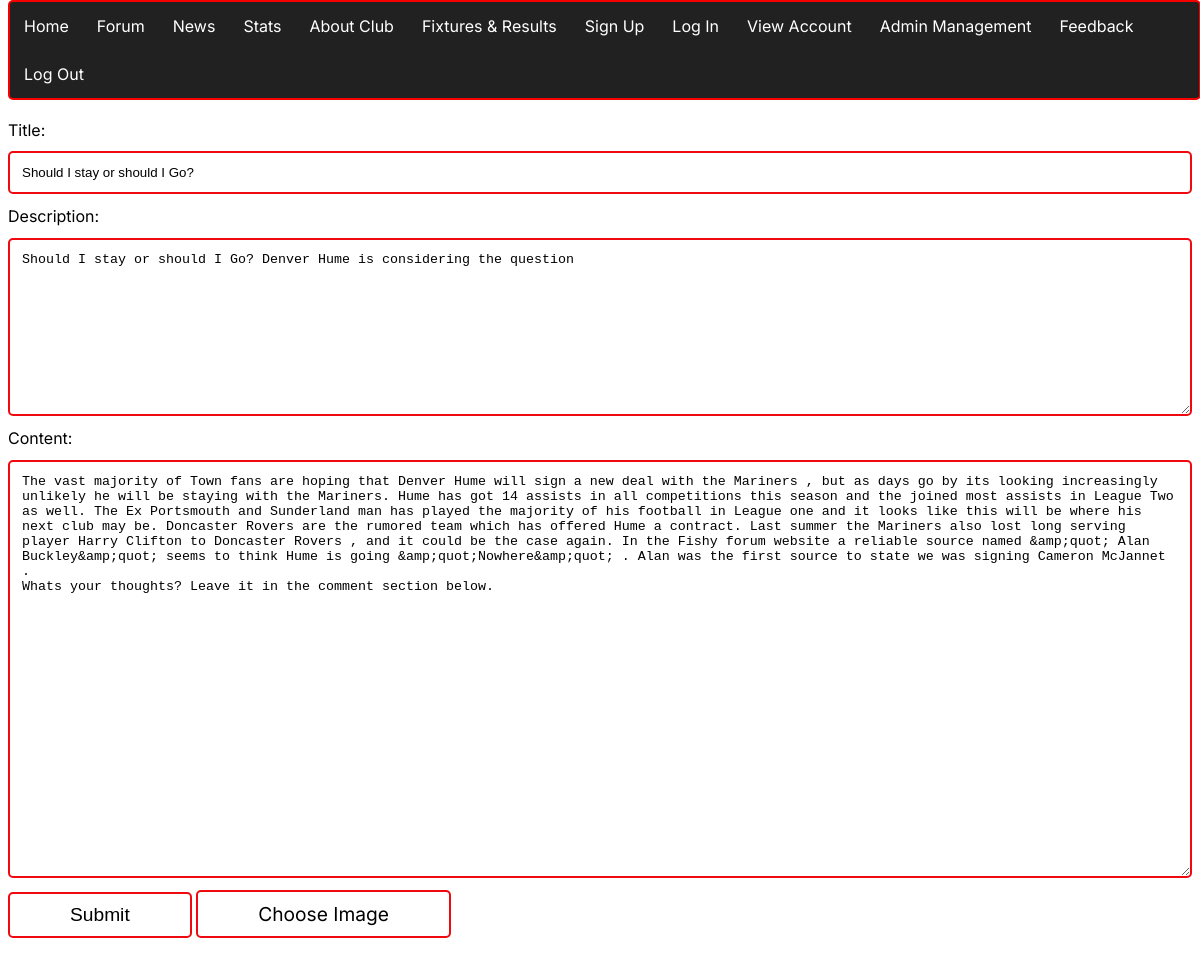
/edit_news.php?id=1 (signed in), run on the app's committed database.
### tables this page shows
CREATE TABLE `news` (
  `id` int(11) NOT NULL,
  `title` text NOT NULL,
  `description` text NOT NULL,
  `picture` blob NOT NULL,
  `content` text NOT NULL,
  `username` text NOT NULL,
  `time_created` timestamp NOT NULL DEFAULT current_timestamp() ON UPDATE current_timestamp(),
  `comments` text NOT NULL
);

### edit_news.php (the view, shortened to what this page needs)
<?php
    include 'nav.php';
    $id = $_GET['id'];
    $SQL = "SELECT title, description, content, picture FROM news WHERE id = $id";
    $result= $conn->query($SQL);
    $row = $result->fetch_assoc();
    if($result->num_rows == 0) {
        echo "No Article Found!";
    }else{
        $title = $row['title'];
        $description = $row['description'];
        $content = htmlentities($row['content']);
    }
?>
<!DOCTYPE html>
<html lang="en">
<head>
    <link rel="stylesheet" href="main.css">
    <link rel="stylesheet" href="edit_news.css">
    <link rel="stylesheet" href="feedback.css">
</head>
<body>
<h1><u>Edit News</u></h1>
<form action="edit_news_validate.php" method="post" enctype="multipart/form-data">
        <label for="title">Title: </label><br>
        <input type="text" name="title" id="title" value="<?php echo $title;?>" size="34">
        <br>
        <label for="description_txt">Description: </label><br>
        <textarea name="description" id="description_txt" cols="100" rows="10"><?php echo $description; ?></textarea><br>
        <label for="content">Content: </label><br>
        <textarea name="content" id="content" cols="180" rows="26"><?php echo $content; ?></textarea>
        <br>
        <button type="submit" class="btn" onclick="alert('Thanks for submitting!')">Submit</button>
        <label for="pictureup" class="custom-file-upload">Choose Image </label>
    </form>
</body>
</html>

### main.css (style rules this page uses)
body { font-family: "Inter", sans-serif; font-optical-sizing: auto; font-weight: weight; font-style: normal; color: black; }
button[type=submit] { text-align: center; border: 2px solid #EE0A0E; padding: 10px 60px; border-radius: 5px; cursor: pointer; background-color: white; text-decoration: none; color: black; display: inline-block; font-size: 120%; transition-duration: 0.4s; }
.custom-file-upload { text-align: center; border: 2px solid #EE0A0E; padding: 10px 60px; border-radius: 5px; cursor: pointer; background-color: white; text-decoration: none; color: black; display: inline-block; font-size: 120%; transition-duration: 0.4s; }

### edit_news.css (style rules this page uses)
h1 { margin-top: 5%; }

### feedback.css (style rules this page uses)
input[type=text], select, textarea { width: 100%; padding: 12px; border: 2px solid #EE0A0E; border-radius: 5px; box-sizing: border-box; margin-top: 1%; margin-bottom: 1%; resize: vertical; }
h1 { margin-top: 5%; }

### data on the page
news: title "Should I stay or should I Go?", description "Should I stay or should I Go? Denver Hume is considering the question", content "The vast majority of Town fans are hoping that Denver Hume will sign a new deal with the Mariners , but as days go by its looking increasingly unlikely he will be staying with the Mariners. Hume has got 14 assists in all competitions this season and the joined most assists in League Two as well. The Ex Portsmouth and Sunderland man has played the majority of his football in League one and it looks like this will be where his next club may be. Doncaster Rovers are the rumored team which has offered Hume a contract. Last summer the Mariners also lost long serving player Harry Clifton to Doncaster Rovers , and it could be the case again. In the Fishy forum website a reliable source named…"
